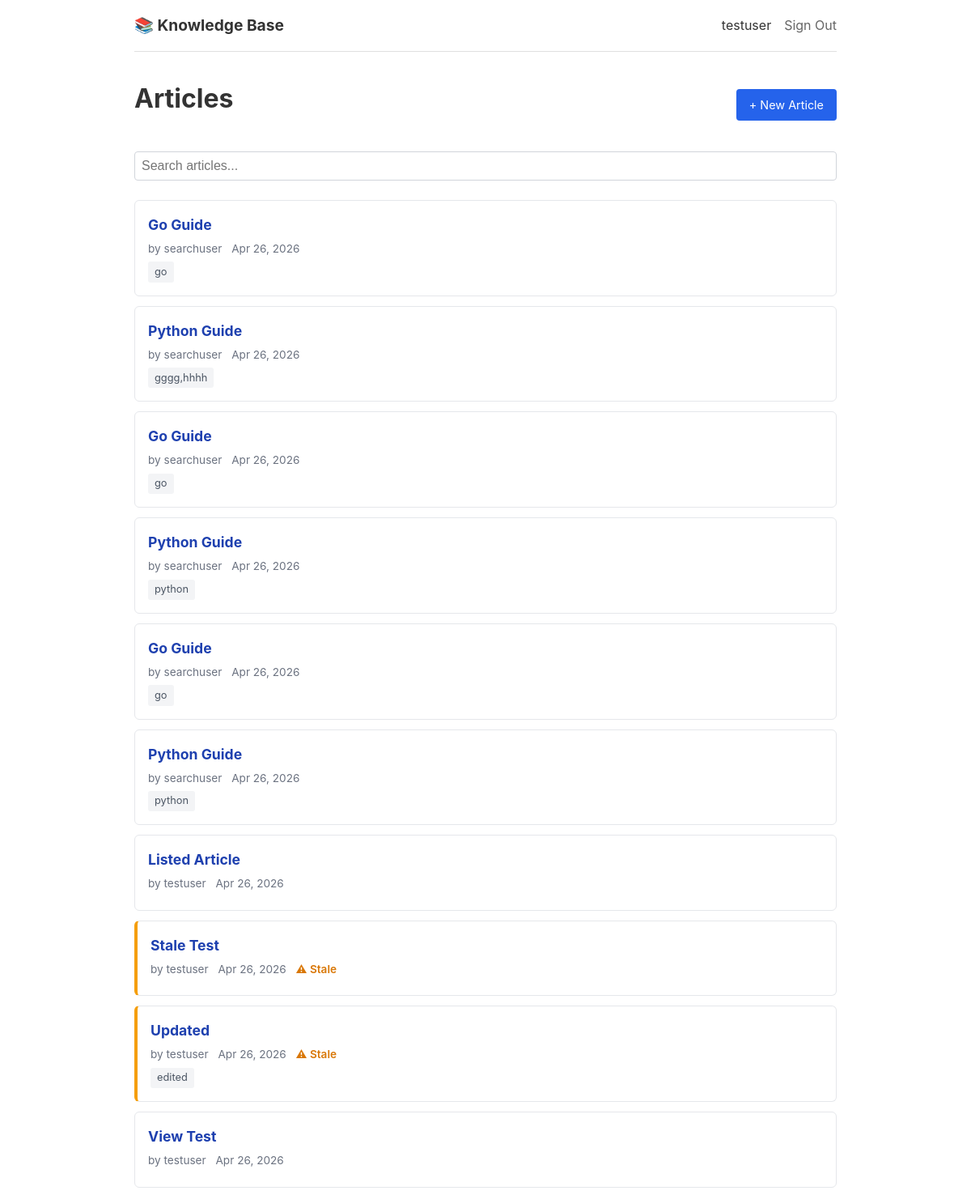
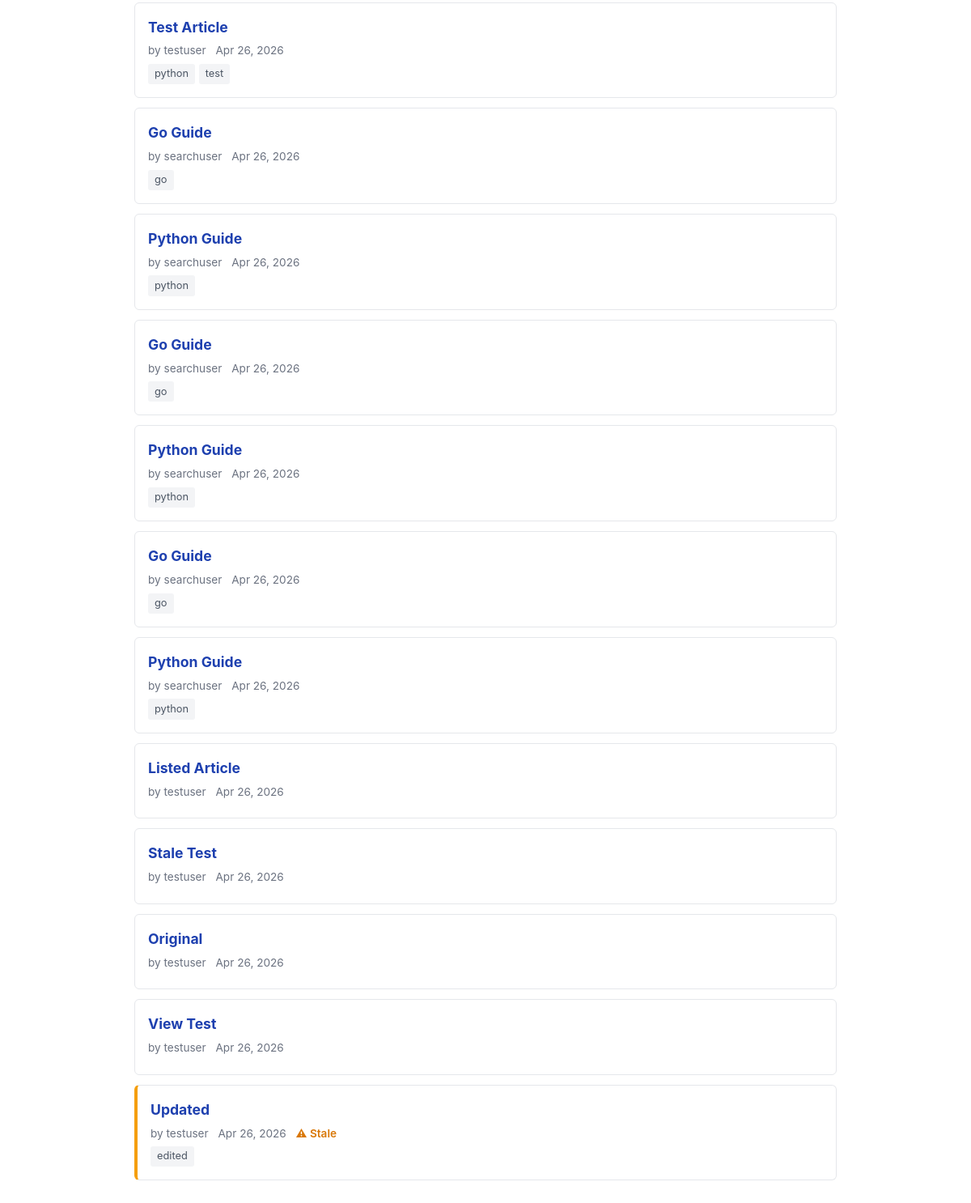
/ (signed in), run on the app's committed database (2 pictures, top to bottom).
### app/models/user.py (models this page shows)
class User(Base):
    __tablename__ = "users"
    id: Mapped[int] = mapped_column(primary_key=True, autoincrement=True)
    name: Mapped[str] = mapped_column(String(100), unique=True, nullable=False)
    created_at: Mapped[datetime] = mapped_column(
        default=lambda: datetime.now(timezone.utc)
    )
    articles = relationship("Article", back_populates="author")
    edits = relationship("EditLog", back_populates="editor")

### app/models/article.py (models this page shows)
class Article(Base):
    __tablename__ = "articles"
    id: Mapped[int] = mapped_column(primary_key=True, autoincrement=True)
    title: Mapped[str] = mapped_column(String(200), nullable=False)
    body: Mapped[str] = mapped_column(Text, nullable=False)
    author_id: Mapped[int] = mapped_column(ForeignKey("users.id"), nullable=False)
    is_stale: Mapped[bool] = mapped_column(default=False)
    created_at: Mapped[datetime] = mapped_column(
        default=lambda: datetime.now(timezone.utc)
    )
    updated_at: Mapped[datetime] = mapped_column(
        default=lambda: datetime.now(timezone.utc),
        onupdate=lambda: datetime.now(timezone.utc),
    )
    author = relationship("User", back_populates="articles")
    tags = relationship("Tag", secondary=article_tag, lazy="selectin")
    edit_logs = relationship(
        "EditLog", back_populates="article", order_by="EditLog.edited_at.desc()"
    )

### app/models/tag.py (models this page shows)
class Tag(Base):
    __tablename__ = "tags"
    id: Mapped[int] = mapped_column(primary_key=True, autoincrement=True)
    name: Mapped[str] = mapped_column(String(50), unique=True, nullable=False)

### app/routes/articles.py (the view)
@router.get("/", name="home")
def home(
    request: Request,
    tag: str | None = None,
    db: Session = Depends(get_db),
):
    user = get_current_user(request, db)
    if user is None:
        return RedirectResponse(url="/signin", status_code=303)
    articles = list_articles(db, tag=tag)
    return templates.TemplateResponse(
        request,
        "articles/list.html",
        context={
            "articles": articles,
            "current_tag": tag,
            "user": user,
        },
    )

### app/templates/articles/list.html (shortened to what this page needs)
{% extends "base.html" %}
{% block content %}
<div class="articles-header">
    <h1>Articles</h1>
    <a href="/articles/new" class="btn" data-testid="new-article-button">+ New Article</a>
</div>
<div class="search-bar">
    <input
        type="search"
        name="q"
        placeholder="Search articles..."
        hx-get="/search"
        hx-trigger="keyup changed delay:300ms"
        hx-target="#article-list"
        hx-include="[name='tag']"
        data-testid="search-input"
    >
</div>
<div id="article-list" data-testid="article-list">
    {% include "partials/article_list.html" %}
</div>
{% endblock %}

### app/templates/base.html (shortened to what this page needs)
<!DOCTYPE html>
<html lang="en">
<head>
    <link rel="stylesheet" href="/static/style.css">
</head>
<body>
    <nav data-testid="main-nav">
        <div class="nav-brand">
            <a href="/" data-testid="nav-home-link">📚 Knowledge Base</a>
        </div>
        <div class="nav-links">
            {% if request.session.get("user_id") %}
                <span data-testid="nav-user-name">{{ request.session.get("user_name", "") }}</span>
                <a href="/signout" data-testid="nav-signout-link">Sign Out</a>
            {% else %}
                <a href="/signin" data-testid="nav-signin-link">Sign In</a>
            {% endif %}
        </div>
    </nav>
    <main>
        {% block content %}{% endblock %}
    </main>
</body>
</html>

### app/templates/partials/article_list.html
{% if articles %}
    {% for article in articles %}
        <div class="article-card{% if article.is_stale %} stale{% endif %}" data-testid="article-card">
            <h2>
                <a href="/articles/{{ article.id }}" data-testid="article-card-title">{{ article.title }}</a>
            </h2>
            <div class="card-meta">
                <span data-testid="article-card-author">by {{ article.author.name }}</span>
                <span data-testid="article-card-date">{{ article.created_at.strftime("%b %d, %Y") }}</span>
                {% if article.is_stale %}
                    <span class="stale-badge" data-testid="article-card-stale-badge">⚠ Stale</span>
                {% endif %}
            </div>
            <div class="card-tags" data-testid="article-card-tags">
                {% for tag in article.tags %}
                    <a
                        href="/?tag={{ tag.name }}"
                        class="tag"
                        hx-get="/search?tag={{ tag.name }}"
                        hx-target="#article-list"
                        data-testid="article-card-tag-{{ tag.name }}"
                    >{{ tag.name }}</a>
                {% endfor %}
            </div>
        </div>
    {% endfor %}
{% else %}
    <p class="no-results" data-testid="no-results">No articles found.</p>
{% endif %}

### app/static/style.css (style rules this page uses)
* { margin: 0; padding: 0; box-sizing: border-box; }
body { font-family: -apple-system, BlinkMacSystemFont, "Segoe UI", Roboto, sans-serif; line-height: 1.6; color: #333; max-width: 900px; margin: 0 auto; padding: 0 1rem; }
nav { display: flex; justify-content: space-between; align-items: center; padding: 1rem 0; border-bottom: 1px solid #e0e0e0; margin-bottom: 2rem; }
.nav-brand a { font-size: 1.2rem; font-weight: bold; text-decoration: none; color: #333; }
.nav-links { display: flex; gap: 1rem; align-items: center; }
.nav-links a { color: #666; text-decoration: none; }
main { padding-bottom: 3rem; }
h1 { margin-bottom: 1rem; }
.btn { display: inline-block; padding: 0.5rem 1rem; background: #2563eb; color: #fff; text-decoration: none; border-radius: 4px; border: none; cursor: pointer; font-size: 0.9rem; }
.articles-header { display: flex; justify-content: space-between; align-items: center; margin-bottom: 1.5rem; }
.search-bar { margin-bottom: 1.5rem; display: flex; gap: 0.5rem; align-items: center; }
.search-bar input[type="search"] { flex: 1; padding: 0.5rem; border: 1px solid #d1d5db; border-radius: 4px; font-size: 1rem; }
.article-card { padding: 1rem; border: 1px solid #e5e7eb; border-radius: 6px; margin-bottom: 0.75rem; }
.article-card.stale { border-left: 4px solid #f59e0b; }
.article-card h2 { font-size: 1.1rem; margin-bottom: 0.3rem; }
.article-card h2 a { color: #1e40af; text-decoration: none; }
.card-meta { font-size: 0.85rem; color: #6b7280; margin-bottom: 0.3rem; }
.card-meta span { margin-right: 0.5rem; }
.stale-badge { color: #d97706; font-weight: 600; }
.card-tags { display: flex; gap: 0.3rem; flex-wrap: wrap; }
.tag { display: inline-block; padding: 0.15rem 0.5rem; background: #f3f4f6; border-radius: 3px; font-size: 0.8rem; color: #4b5563; text-decoration: none; }

### data on the page
User: session.get "testuser"
Article: title "Go Guide", author.name "searchuser", created_at "Apr 26, 2026"
Tag: name "go"
Article: title "Python Guide", author.name "searchuser", created_at "Apr 26, 2026"
Tag: name "gggg,hhhh"
Article: title "Go Guide", author.name "searchuser", created_at "Apr 26, 2026"
Article: title "Python Guide", author.name "searchuser", created_at "Apr 26, 2026"
Tag: name "python"
Article: title "Go Guide", author.name "searchuser", created_at "Apr 26, 2026"
Article: title "Python Guide", author.name "searchuser", created_at "Apr 26, 2026"
Article: title "Listed Article", author.name "testuser", created_at "Apr 26, 2026"
Article: title "Stale Test", author.name "testuser", created_at "Apr 26, 2026", is_stale "⚠ Stale"
Article: title "Updated", author.name "testuser", created_at "Apr 26, 2026", is_stale "⚠ Stale"
Tag: name "edited"
Article: title "View Test", author.name "testuser", created_at "Apr 26, 2026"
Article: title "Test Article", author.name "testuser", created_at "Apr 26, 2026"
Tag: name "test"
Article: title "Go Guide", author.name "searchuser", created_at "Apr 26, 2026"
Article: title "Python Guide", author.name "searchuser", created_at "Apr 26, 2026"
Article: title "Go Guide", author.name "searchuser", created_at "Apr 26, 2026"
Article: title "Python Guide", author.name "searchuser", created_at "Apr 26, 2026"
Article: title "Go Guide", author.name "searchuser", created_at "Apr 26, 2026"
Article: title "Python Guide", author.name "searchuser", created_at "Apr 26, 2026"
Article: title "Listed Article", author.name "testuser", created_at "Apr 26, 2026"
Article: title "Stale Test", author.name "testuser", created_at "Apr 26, 2026"
Article: title "Original", author.name "testuser", created_at "Apr 26, 2026"
Article: title "View Test", author.name "testuser", created_at "Apr 26, 2026"
Article: title "Updated", author.name "testuser", created_at "Apr 26, 2026", is_stale "⚠ Stale"
